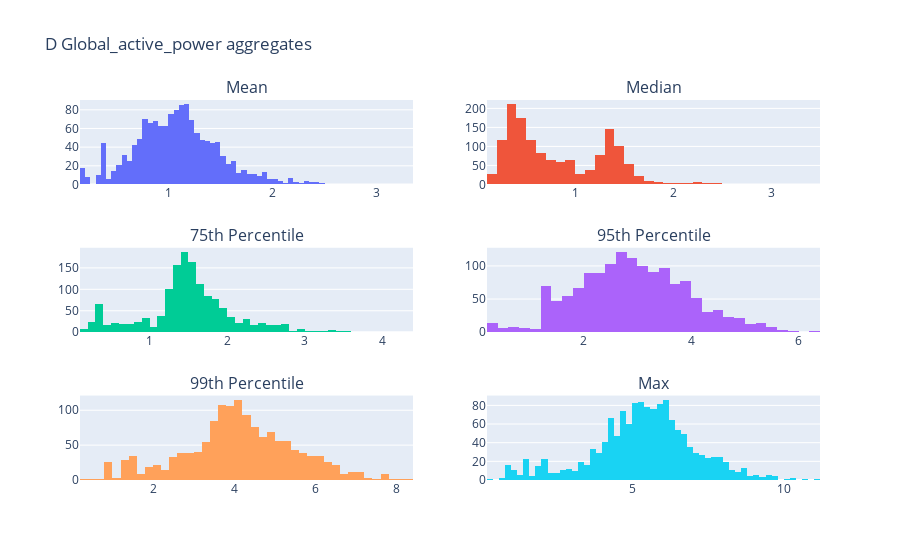

Notebook source saved alongside this figure:
### Markdown cell above
### Daily aggregations

### Code cell
var = "Global_active_power"
fig = timeline_aggregates_plot(df, var, "D")
fig.show()

### Figure 1 — Plotly figure (JSON) as saved in the notebook; plotly's stock layout.template omitted (floating-point values rounded to 4 significant figures; data arrays with more than 128 entries replaced by an {"elided": "..."} marker saying what was removed)
{"data": [{"x": {"elided": "1442 float values"}, "type": "histogram", "xaxis": "x", "yaxis": "y"}, {"x": {"elided": "1442 float values"}, "type": "histogram", "xaxis": "x2", "yaxis": "y2"}, {"x": {"elided": "1442 float values"}, "type": "histogram", "xaxis": "x3", "yaxis": "y3"}, {"x": {"elided": "1442 float values"}, "type": "histogram", "xaxis": "x4", "yaxis": "y4"}, {"x": {"elided": "1442 float values"}, "type": "histogram", "xaxis": "x5", "yaxis": "y5"}, {"x": {"elided": "1442 float values"}, "type": "histogram", "xaxis": "x6", "yaxis": "y6"}], "layout": {"xaxis": {"anchor": "y", "domain": [0.0, 0.45]}, "yaxis": {"anchor": "x", "domain": [0.7778, 1.0]}, "xaxis2": {"anchor": "y2", "domain": [0.55, 1.0]}, "yaxis2": {"anchor": "x2", "domain": [0.7778, 1.0]}, "xaxis3": {"anchor": "y3", "domain": [0.0, 0.45]}, "yaxis3": {"anchor": "x3", "domain": [0.3889, 0.6111]}, "xaxis4": {"anchor": "y4", "domain": [0.55, 1.0]}, "yaxis4": {"anchor": "x4", "domain": [0.3889, 0.6111]}, "xaxis5": {"anchor": "y5", "domain": [0.0, 0.45]}, "yaxis5": {"anchor": "x5", "domain": [0.0, 0.2222]}, "xaxis6": {"anchor": "y6", "domain": [0.55, 1.0]}, "yaxis6": {"anchor": "x6", "domain": [0.0, 0.2222]}, "annotations": [{"font": {"size": 16}, "showarrow": false, "text": "Mean", "x": 0.225, "xanchor": "center", "xref": "paper", "y": 1.0, "yanchor": "bottom", "yref": "paper"}, {"font": {"size": 16}, "showarrow": false, "text": "Median", "x": 0.775, "xanchor": "center", "xref": "paper", "y": 1.0, "yanchor": "bottom", "yref": "paper"}, {"font": {"size": 16}, "showarrow": false, "text": "75th Percentile", "x": 0.225, "xanchor": "center", "xref": "paper", "y": 0.6111, "yanchor": "bottom", "yref": "paper"}, {"font": {"size": 16}, "showarrow": false, "text": "95th Percentile", "x": 0.775, "xanchor": "center", "xref": "paper", "y": 0.6111, "yanchor": "bottom", "yref": "paper"}, {"font": {"size": 16}, "showarrow": false, "text": "99th Percentile", "x": 0.225, "xanchor": "center", "xref": "paper", "y": 0.2222, "yanchor": "bottom", "yref": "paper"}, {"font": {"size": 16}, "showarrow": false, "text": "Max", "x": 0.775, "xanchor": "center", "xref": "paper", "y": 0.2222, "yanchor": "bottom", "yref": "paper"}], "title": {"text": "D Global_active_power aggregates"}, "showlegend": false}}
